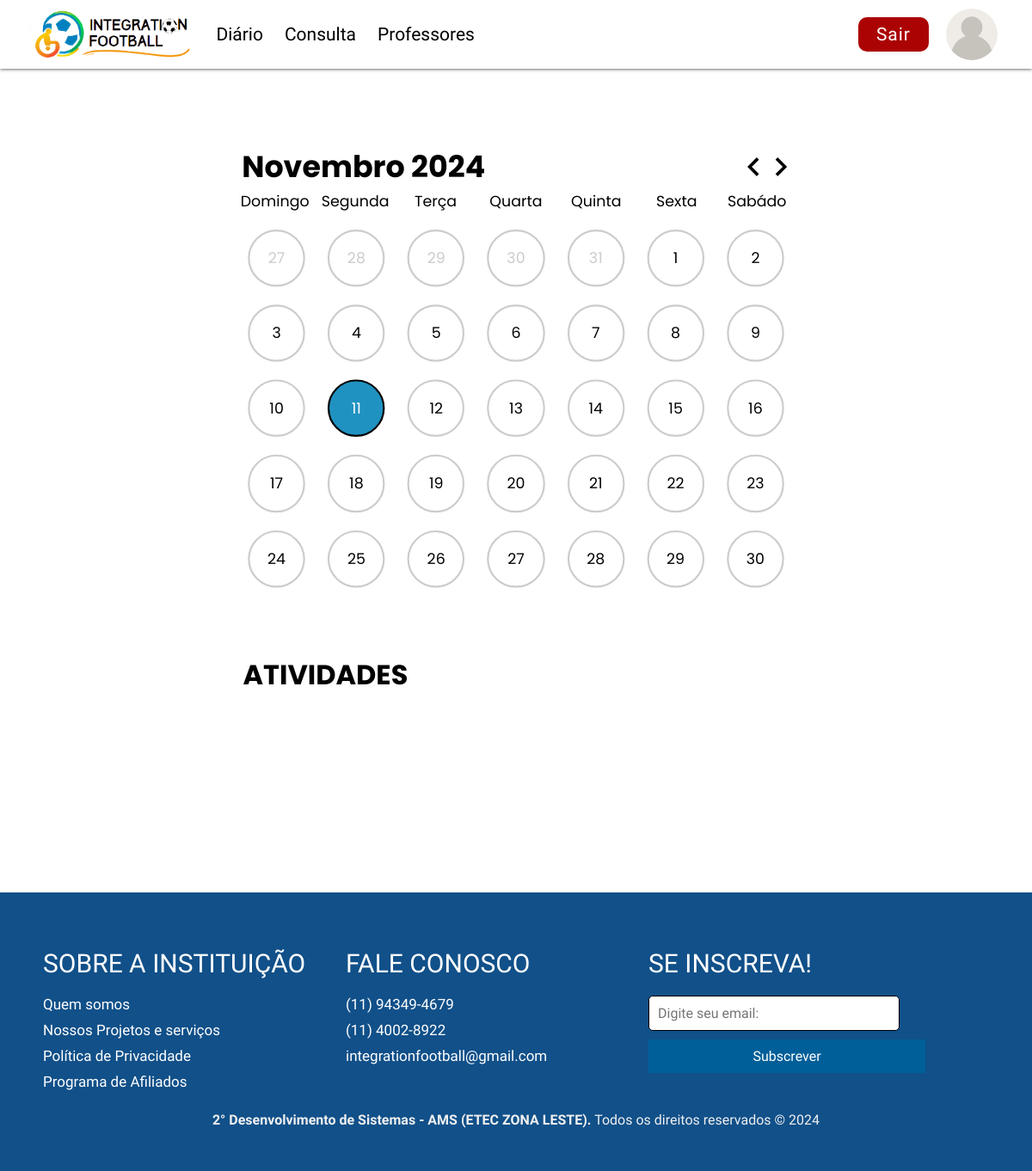
The app's page /principal.php, older data.
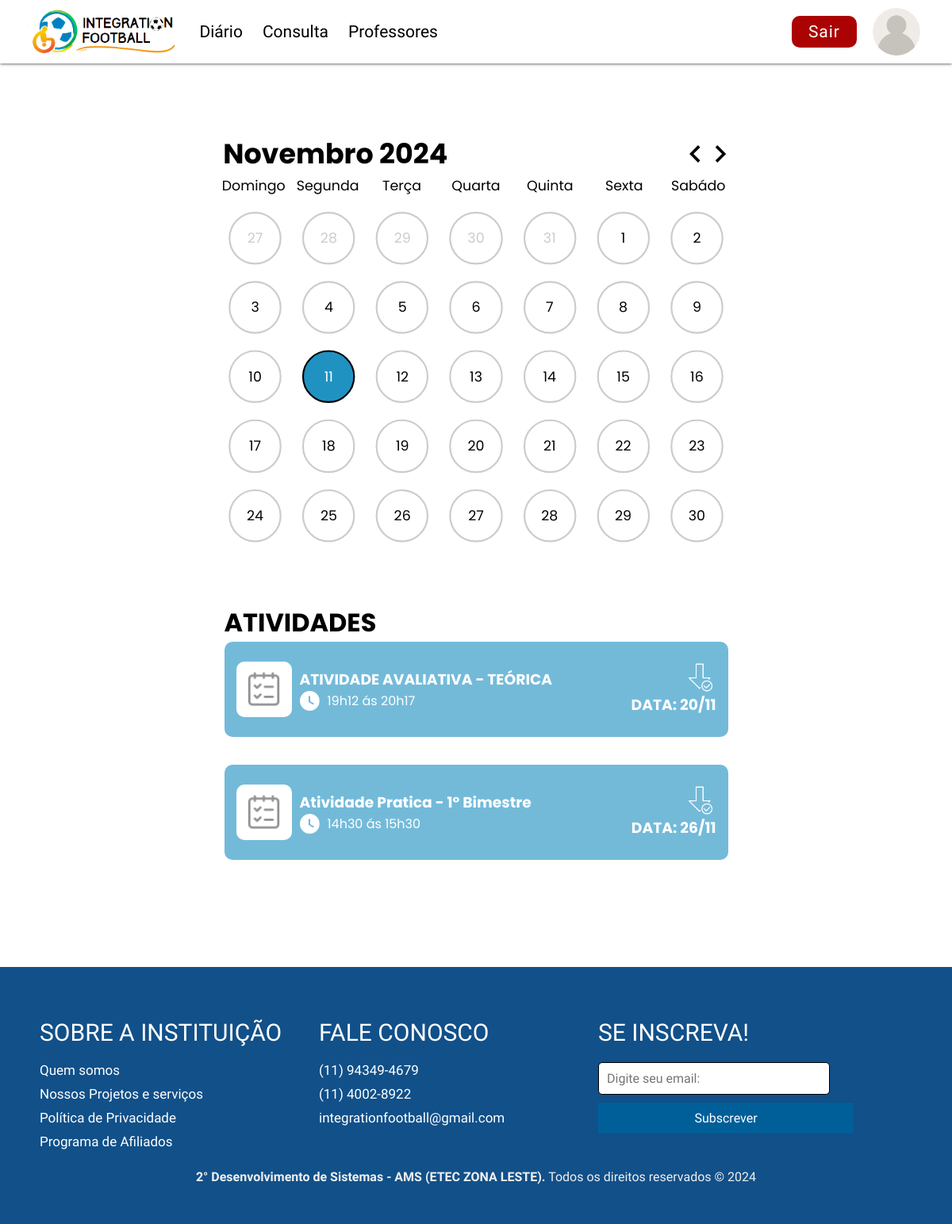
The same page, newer data.
### tables this page shows
CREATE TABLE `atividade` (
  `id_atividade` int(10) UNSIGNED NOT NULL,
  `titulo_atividade` varchar(80) NOT NULL,
  `hora_inicio` time DEFAULT NULL,
  `data_entrega` date NOT NULL,
  `caminho_arquivo` varchar(255) NOT NULL,
  `id_turma` int(10) UNSIGNED NOT NULL,
  `id_professor` int(11) NOT NULL,
  `hora_termino` time DEFAULT NULL
);

### controller/conexao.php (called while the page is built, shortened)
<?php
class Conexao {
    private $host = "localhost";
    private $usuario = "root";
    private $senha = "";
    private $banco = "integrationfootball";
    private $conexao;
    public function __construct() {
        $this->conexao = new mysqli($this->host, $this->usuario, $this->senha, $this->banco);
    }
    public function getConexao() {
        return $this->conexao;
    }
}
?>

### controller/atividadecontroller.php (called while the page is built, shortened)
<?php
require_once $_SERVER['DOCUMENT_ROOT'] . '/Integration-Football/Integration-Football/model/atividadeModel.php';
class AtividadeController
{
    private $atividade;
    public function __construct()
    {
        $this->atividade = new Atividade();
        if (isset($_POST['crud'])) {
            if ($_POST['crud'] == "INSERT") {
                $this->inserir();
            } elseif ($_POST['crud'] == "UPDATE") {
                $this->atualizar();
            } elseif ($_POST['crud'] == "DELETE") {
                $this->deletar();
            }
            header("Location:" . "../principal.php");
            exit;
        } else {
            $this->listar();
        }
    }
    public function listar()
    {
        $atividades = $this->atividade->listar();
        return $atividades;
    }
}
?>

### model/atividadeModel.php (called while the page is built, shortened)
<?php
require_once $_SERVER['DOCUMENT_ROOT'] . "/Integration-Football/Integration-Football/controller/conexao.php";
class Atividade {
    private $conexao;
    public function __construct() {
        $this->conexao = new Conexao();
    }
    public function listar() {
        $sql = "SELECT * FROM atividade";
        $stmt = $this->conexao->getConexao()->prepare($sql);
        $stmt->execute();
        $result = $stmt->get_result();
        $atividades = [];
        while ($atividade = $result->fetch_assoc()) {
            $atividades[] = $atividade;
        }
        return $atividades;
    }
}
?>

### controller/turmacontroller.php (called while the page is built, shortened)
<?php
require_once $_SERVER['DOCUMENT_ROOT'] . '/Integration-Football/Integration-Football/model/turmaModel.php';
class TurmaController
{
    private $turma;
    public function __construct()
    {
        $this->turma = new Turma();
        if (isset($_POST['crud'])) {
            if ($_POST['crud'] == "INSERT") {
                $this->inserir();
            } elseif ($_POST['crud'] == "UPDATE") {
                $this->atualizar();
            } elseif ($_POST['crud'] == "DELETE") {
                $this->deletar();
            }
            header("Location:" . "../principal.php");
        } else {
            $this->listar();
        }
    }
    public function listar()
    {
        return $this->turma->listar();
    }
    public function buscarPorId($id)
    {
        return $this->turma->buscarPorId($id);
    }
}

### model/turmaModel.php (called while the page is built, shortened)
<?php
require_once $_SERVER['DOCUMENT_ROOT'] . "/Integration-Football/Integration-Football/controller/conexao.php";
class Turma
{
    private $conexao;
    public function __construct()
    {
        $this->conexao = new Conexao();
    }
    public function buscarPorId($id)
    {
        $sql = "SELECT * FROM turma WHERE id_turma = ?";
        $stmt = $this->conexao->getConexao()->prepare($sql);
        $stmt->bind_param('i', $id);
        $stmt->execute();
        $result = $stmt->get_result();
        $turma = $result->fetch_assoc();
        return $turma;
    }
    public function listar()
    {
        $sql = "SELECT * FROM turma";
        $stmt = $this->conexao->getConexao()->prepare($sql);
        $stmt->execute();
        $result = $stmt->get_result();
        $turmas = [];
        while ($turma = $result->fetch_assoc()) {
            $turmas[] = $turma;
        }
        return $turmas;
    }
}

### controller/alunocontroller.php (called while the page is built, shortened)
<?php
require_once $_SERVER['DOCUMENT_ROOT'].'/Integration-Football/Integration-Football/model/alunoModel.php';
class AlunoController {
    private $aluno;
    public function __construct() {
        $this->aluno = new Aluno();
        if(isset($_POST['crud'])){
            if($_POST['crud']=="INSERT"){
                $this->inserir();
            }elseif($_POST['crud']=="UPDATE"){
                 $this->atualizar();
            }elseif($_POST['crud']=="DELETE"){
                $this->deletar();
            }
            header("Location:" . "../principal.php");
        }else{
            $this->listar();
        }
    }
    public function listar(){
        return $this->aluno->listar();
    }
    public function buscarPorId($id){
        return $this->aluno->buscarPorId($id);
    }
}
?>

### model/alunoModel.php (called while the page is built, shortened)
<?php
require_once $_SERVER['DOCUMENT_ROOT'] . "/Integration-Football/Integration-Football/controller/conexao.php";
class Aluno {
    private $conexao;
    public function __construct() {
            $this->conexao = new Conexao();
}
    public function buscarPorId($id){
        $sql = "SELECT * FROM alunos WHERE id_aluno = ?";
        $stmt = $this->conexao->getConexao()->prepare($sql);
        $stmt->bind_param('i', $id);
        $stmt->execute();
        $result = $stmt->get_result();
        $aluno = $result->fetch_assoc();
        return $aluno;
    }
    public function listar(){
        $sql = "SELECT * FROM alunos";
        $stmt = $this->conexao->getConexao()->prepare($sql);
        $stmt->execute();
        $result = $stmt->get_result();
        $alunos = [];
        while($aluno = $result->fetch_assoc()){
            $alunos[] = $aluno;
        }
        return $alunos;
    }
}
?>

### principal.php (the view, shortened to what this page needs)
<?php
require_once $_SERVER['DOCUMENT_ROOT'] . '/Integration-Football/Integration-Football/controller/alunocontroller.php';
require_once $_SERVER['DOCUMENT_ROOT'] . '/Integration-Football/Integration-Football/controller/turmacontroller.php';
require_once $_SERVER['DOCUMENT_ROOT'] . '/Integration-Football/Integration-Football/controller/atividadecontroller.php';
  $imports =[
    "https://fonts.googleapis.com/css2?family=Poppins:ital,wght@0,200;0,400;0,600;1,200;1,400;1,600&display=swap",
    "https://cdnjs.cloudflare.com/ajax/libs/font-awesome/4.7.0/css/font-awesome.min.css",
    "https://fonts.gstatic.com/",
    "https://fonts.googleapis.com/css2?family=Barlow&family=Teko:wght@300&display=swap"
  ];
  $pageCSS = ["principal.css"];
  include_once('./templetes/headerAluno.php');
  $id = 4;
  $alunocontroller = new alunocontroller();
  $aluno = $alunocontroller->buscarPorId($id);
  $turmacontroller = new TurmaController();
  $turma = $turmacontroller->buscarPorId($aluno['id_turma']);
  $atividadecontroller = new AtividadeController();
  $atividades = $atividadecontroller->buscarAtividades($turma['id_turma']);
?>
<div class="container">
<div id="conteudo">
    <form id="form" action="">
        <div id="pricipal-calendario">
            <br>
            <div id="dia-semana">
            <div id="header-calendario">
                <h1 id="mes-ano">JANEIRO 2024</h1>
                <div id="btns">
                    <img src="./Imagens/seta-esquerda-black.svg" alt="" id="prev">
                    <img src="./Imagens/seta-direita-black.svg" alt="" id="next">
                </div>
            </div>
            <div id="semanas">
                <p>Domingo</p>
                <p>Segunda</p>
                <p>Terça</p>
                <p>Quarta</p>
                <p>Quinta</p>
                <p>Sexta</p>
                <p>Sabádo</p>
            </div>
            <div id="dias">
                </div>
            </div>
        </div>
        <h1 id="titulo">ATIVIDADES</h1>
        <?php
        $numeroAtividade = 1;
        foreach ($atividades as $atividade) {
        $numeroAtividade ++;
          ?>
        <div id="atividade<?=$numeroAtividade?>" class="atividade">
          <div id="card-atividade" class="card-atividade" onclick="abrirPrevia('atividade<?=$numeroAtividade?>', 'card-arquivo<?=$numeroAtividade?>')">
            <div class="bloco1">
              <div class="icone-atividade">
                <img src="./Imagens/checklist.png" alt="">
              </div>
            </div>
            <div class="bloco2">
              <div class="titulo-atividade">
                <h3><?= $atividade['titulo_atividade'] ?></h3>
              </div>
              <div class="data-entrega">
                <img src="./Imagens/Time-Circle.png" alt=""><p><?= $hora = substr($atividade['hora_inicio'],0,-6); ?>h<?= $minutos = substr($atividade['hora_inicio'],3,-3); ?> ás <?= $hora = substr($atividade['hora_termino'],0,-6); ?>h<?= $minutos = substr($atividade['hora_termino'],3,-3); ?></p>
              </div>
            </div>
            <div class="bloco3">
            <img src="./Imagens/arrow.png" alt="">
            <h3>DATA: <?php
              $data = $atividade['data_entrega'];
              $data = explode('-', $data);
              $dataDormatada = $data[2] . '/' . $data[1];
             ?>
             <?=
             $dataDormatada;
             ?>
            </h3>
          </div>
        </div>
      </div>
      <?php }?>
    </form>
  </div>
</div>
<?php
  include_once('./templetes/footer.php');
?>

### templetes/headerAluno.php (shortened to what this page needs)
<!DOCTYPE html>
<html lang="pt-br">
<head>
    <link rel="stylesheet" href="templetes/headerAluno.css">
    <link rel="stylesheet" href="templetes/footer.css">
    <link rel="stylesheet" href="https://cdnjs.cloudflare.com/ajax/libs/font-awesome/4.7.0/css/font-awesome.min.css">
    <?php
    if (isset($pageCSS) && is_array($pageCSS)) {
        foreach ($pageCSS as $cssFile) {
            echo '<link rel="stylesheet" href="css/' . $cssFile . '">';
        }
    }
    if (isset($imports) && is_array($imports)) {
        foreach ($imports as $fontUrl) {
            echo '<link rel="stylesheet" href="' . $fontUrl . '">';
        }
    }
    ?>
</head>
<body>
    <header>
        <div id="part-1">
                <img id="logo" src="templetes/logonova.png" alt="">
            <div id="navbar-part-1">
                    <li><a href="Principal.php">Diário</a></li>
                    <li><a href="consulta.php">Consulta</a></li>
                    <li><a href="professores.php">Professores</a></li>
            </div>
        </div>
        <div id="part-2">
            <div id="navbar-part-2">
                <button onclick="" style="cursor: pointer;" id="login"><li><a>Sair</a></li></button>
                <div onclick="redirecionar('perfilAluno.php')" id="icone-perfil"></div>
            </div>
        </div>
    </header>
    <div vw class="enabled">
        <div vw-plugin-wrapper>
        </div>
    </div>

### templetes/footer.php
<footer>
    <div class="container-footer">
        <div class="row-footer">
            <div class="footer-col">
                <h4>SOBRE A INSTITUIÇÃO</h4>
                <ul>
                    <li><a href="#">Quem somos</a></li>
                    <li><a href="#">Nossos Projetos e serviços</a></li>
                    <li><a href="#">Política de Privacidade</a></li>
                    <li><a href="#">Programa de Afiliados</a></li>
                </ul>
            </div>
            <div class="footer-col">
                <h4>FALE CONOSCO</h4>
                <ul>
                    <li><a href="#">(11) 94349-4679</a></li>
                    <li><a href="#">(11) 4002-8922</a></li>
                    <li><a href="#">integrationfootball@gmail.com</a></li>
                </ul>
            </div>
            <div class="footer-col">
                <h4>Se inscreva!</h4>
                <div class="form-sub">
                    <form>
                    <input type="email" name="input6" id="emailInput" placeholder="Digite seu email:" required>
<button type="submit" id="subscribeButton">Subscrever</button>
                    </form>
                </div>
            </div>
        </div>
    </div>
    <div class="direitos">
        <p><strong>2° Desenvolvimento de Sistemas - AMS (ETEC ZONA LESTE).</strong> Todos os direitos reservados &copy; 2024</p>
    </div>
</footer>

### templetes/headerAluno.css (style rules this page uses)
* { padding: 0; margin: 0; }
body { overflow-x: hidden; margin-top: 40px; }
header { position: fixed; top: 0; background-color: #ffffff; width: 100%; height: 80px; display: flex; box-shadow: 0px 0px 4px #1c1c1c; z-index: 10; user-select: none; -webkit-user-drag: none; -webkit-touch-callout: none; -webkit-tap-highlight-color: transparent; }
header li, header li a { list-style: none; text-decoration: none; font-size: 21px; font-weight: 500; color: #000000; position: relative; font-family: 'Barlow Condensed', sans-serif; }
#login { padding: 5px 18px; border-radius: 10px; border: rgba(171, 3, 3, 1) solid; background-color: rgba(171, 3, 3, 1); transition: 0.5s; }
#login a { color: rgb(255, 255, 255); letter-spacing: 1px; }
#icone-perfil { cursor: pointer; width: 60px; height: 60px; border-radius: 50%; background-image: url(../Imagens/user.png); background-size: cover; background-position: center; background-repeat: no-repeat; }
#navbar-part-1 li a::after { display: block; content: " "; width: 0; height: 2px; background-color: #115089; position: absolute; bottom: 0; left: 50%; transition: width 0.3s ease 0s, left 0.3s ease 0s; }
#logo { width: 200px; margin-left: 3%; margin-right: 3%; }
#part-1 { width: 100%; display: flex; align-items: center; justify-content: flex-start; }
#navbar-part-1 { display: flex; gap: 25px; }
#part-2 { width: 40%; display: flex; align-items: center; justify-content: flex-end; }
#navbar-part-2 { display: flex; gap: 20px; margin-right: 40px; align-items: center; }

### templetes/footer.css (style rules this page uses)
* { margin: 0; padding: 0; }
.container { display: flex; flex-direction: column; min-height: 100vh; }
footer { margin-top: 100px; background-color: #115089; padding: 50px 0; font-family: 'Barlow Condensed', sans-serif; width: 100%; position: relative; }
.container-footer { max-width: 100%; margin-left: 20px; padding: 0 15px; }
.row-footer { display: flex; flex-wrap: wrap; width: 100%; }
.footer-col { width: 28%; padding: 15px; }
.footer-col h4 { font-size: 30px; color: rgb(255, 255, 255); margin-bottom: 20px; font-weight: 500; text-transform: uppercase; font-family: 'Barlow Condensed', sans-serif; }
.footer-col ul { list-style: none; padding: 0; }
.footer-col ul li { margin-bottom: 10px; font-size: 17px; }
.footer-col ul li a { color: rgb(255, 255, 255); text-decoration: none; transition: color 0.3s; }
.form-sub { display: flex; flex-direction: column; }
#emailInput { padding: 10px; border: 1px solid #000000; border-radius: 5px; font-family: 'Barlow Condensed', sans-serif; font-size: 16px; margin-bottom: 10px; width: 270px; margin-left: 0px; }
#subscribeButton { width: 100%; padding: 10px; background-color: #005f99; color: white; border: none; cursor: pointer; font-family: 'Barlow Condensed', sans-serif; font-size: 16px; transition: background-color 0.3s; }
.direitos { color: #f0f0f0; text-align: center; }

Row changes from the older to the newer data that the page shows:
added atividade: titulo_atividade "ATIVIDADE AVALIATIVA - TEÓRICA", hora_inicio "19", hora_inicio "12", hora_termino "20", hora_termino "17", data_entrega "20/11"
added atividade: titulo_atividade "Atividade Pratica - 1° Bimestre", hora_inicio "14", hora_inicio "30", hora_termino "15", hora_termino "30", data_entrega "26/11"
